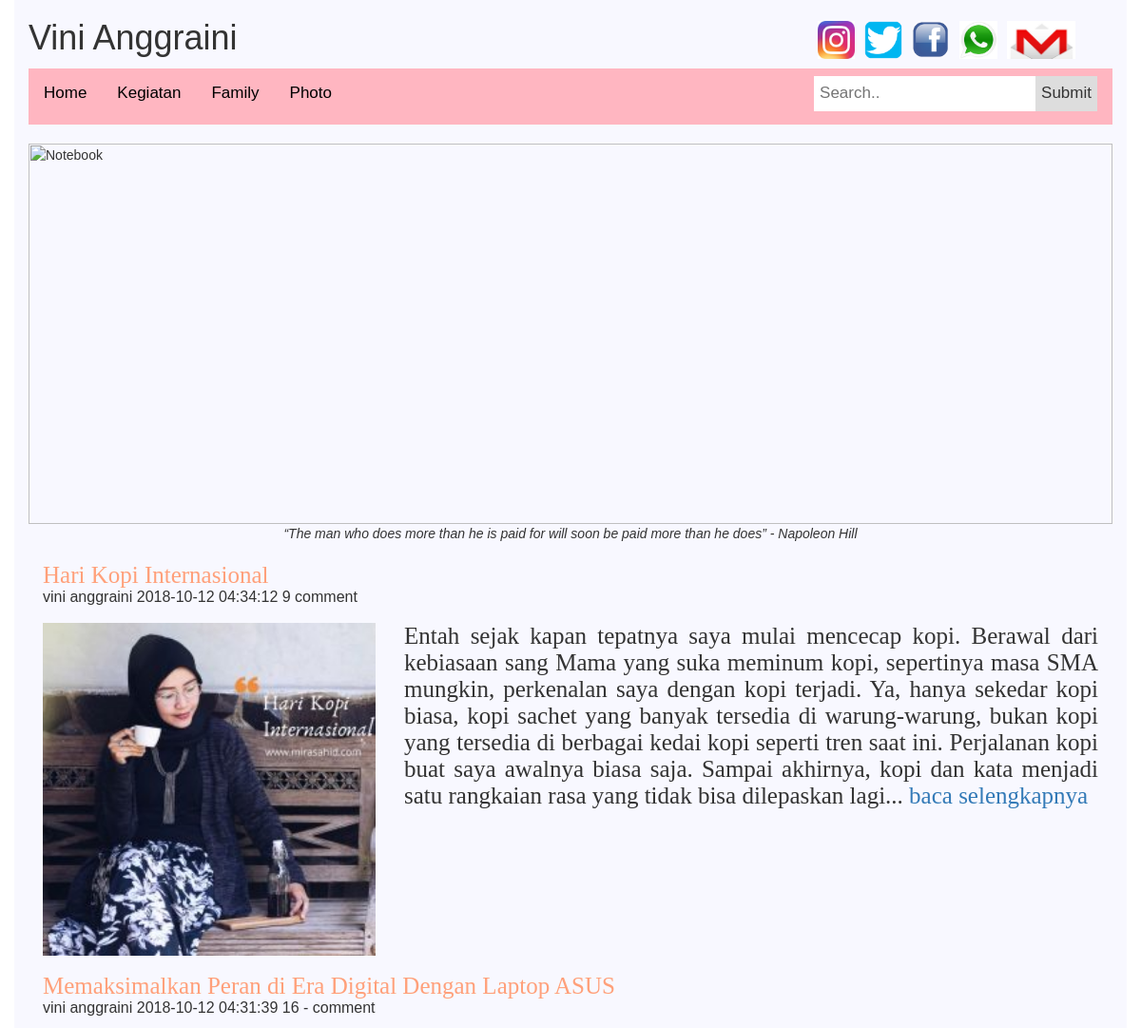
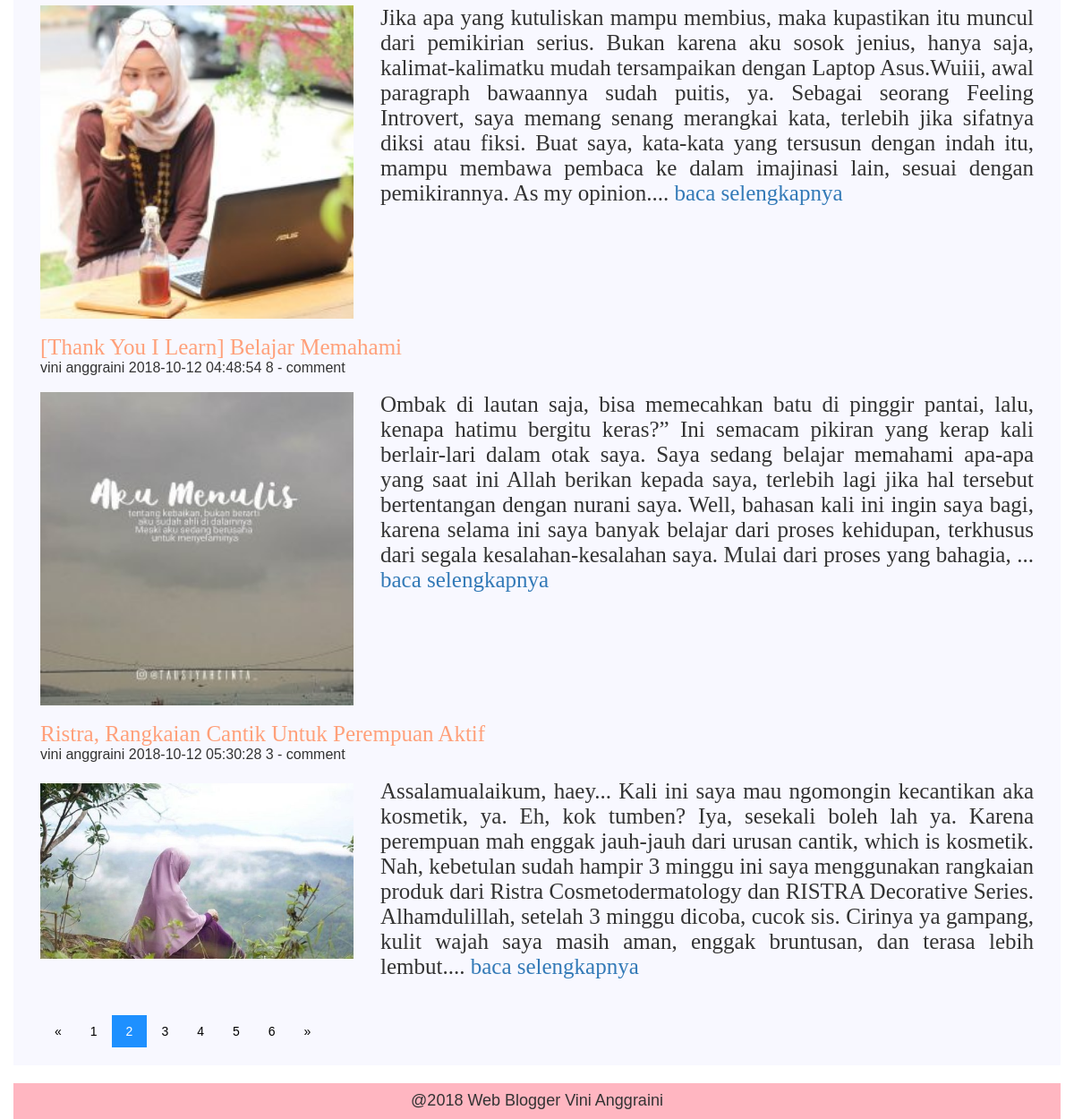
The app's page /home.php with its own data (2 pictures, top to bottom).
### tables this page shows
CREATE TABLE `konten` (
  `id` int(11) NOT NULL,
  `tanggal` timestamp NOT NULL DEFAULT CURRENT_TIMESTAMP ON UPDATE CURRENT_TIMESTAMP,
  `nama` varchar(30) NOT NULL,
  `judul` varchar(125) NOT NULL,
  `comment` varchar(50) NOT NULL,
  `sub_artikel` text NOT NULL,
  `artikel` text NOT NULL
);

### home.php (the view, shortened to what this page needs)
<?php
include_once("config.php");
$result = mysqli_query($mysqli, "SELECT * FROM konten where id=1");
$result2 = mysqli_query($mysqli, "SELECT * FROM konten where id=2");
$result4 = mysqli_query($mysqli, "SELECT * FROM konten where id=4");
$result6 = mysqli_query($mysqli, "SELECT * FROM konten where id=6");
?>
<html>
<head>
  <link rel="stylesheet" href="http://maxcdn.bootstrapcdn.com/bootstrap/3.3.6/css/bootstrap.min.css">
</head>
<body>
<div class="container" style="background-color: #F8F8FF;">
<h1>Vini Anggraini
  	<img src="img/instagram.jpg" style="margin-left: 600px; height: 40px;">
  	<img src="img/twitter.png" style="height: 40px;">
  	<img src="img/facebook.png" style="height: 40px;">
  	<img src="img/whatsap.jpg" style="height: 40px;">
  	<img src="img/email.jpg" style="height: 40px;"></h1>
<div class="topnav" style='background-color: #FFB6C1;'>
  <a class="active" href="#home">Home</a>
  <a href="#Kegiatan">Kegiatan</a>
  <a href="#Family">Family</a>
  <a href="#Photo">Photo</a>
  <div class="search-container">
    <form action="/action_page.php">
      <input type="text" placeholder="Search.." name="search">
      <button type="submit">Submit</button>
    </form>
  </div>
</div>
<br>
<div class="w3-display-container w3-text-white">
  <img src="img/work.jpg" alt="Notebook" style="width:100%; height: 400px">
  <marquee style="text-align: center;"><i>“The man who does more than he is paid for will soon be paid more than he does” -  Napoleon Hill</i></marquee>
</div>
<br>
<div class="container-fluid">
  <div class="row content">
    <div class="col-sm-12">
    <table width="100%" border="0">
    	<?php
    	while($user_data = mysqli_fetch_array($result)) {
        echo "<tr>";
        echo "<td colspan='2'; style='font-size: 25px; color: #FFA07A; font-family: AR JULIAN;'>".$user_data['judul']."</td></tr>";
        echo "<tr>";
        echo "<td>".$user_data['nama']." ".$user_data['tanggal']." ".$user_data['comment']."<br></td></tr>";
        echo "<tr>";
        echo "<td colspan='2'><br></td></tr>";
        echo '<tr>';
        echo "<td style='width: 380px'> <img src='img/kopi.jpeg' style='width: 350px;'>&nbsp &nbsp &nbsp &nbsp &nbsp</td>";
        echo "<td style='vertical-align: top;text-align: justify;font-size: 25px; font-family: Goudy Old Style;'>".$user_data['sub_artikel']."<a href='artikel1.php'> baca selengkapnya </a></td></tr>";
	    }
	    ?>
	    <?php
    	while($user_data = mysqli_fetch_array($result2)) {
        echo "<tr>";
        echo "<td colspan='2'; style='font-size: 25px; color: #FFA07A; font-family: AR JULIAN;'>".$user_data['judul']."</td></tr>";
        echo "<tr>";
        echo "<td>".$user_data['nama']." ".$user_data['tanggal']." ".$user_data['comment']."<br></td></tr>";
        echo "<tr>";
        echo "<td colspan='2'><br></td></tr>";
        echo '<tr>';
        echo "<td style='width: 380px'> <img src='img/asus.jpeg' style='width: 350px;'>&nbsp &nbsp &nbsp &nbsp &nbsp</td>";
        echo "<td style='vertical-align: top;text-align: justify;font-size: 25px; font-family: Goudy Old Style;'>".$user_data['sub_artikel']."<a href='artikel2.php'> baca selengkapnya </a></td></tr>";
	    }
	    ?>
	     <?php
    	while($user_data = mysqli_fetch_array($result4)) {
        echo "<tr>";
        echo "<td colspan='2'; style='font-size: 25px; color: #FFA07A; font-family: AR JULIAN;'>".$user_data['judul']."</td></tr>";
        echo "<tr>";
        echo "<td>".$user_data['nama']." ".$user_data['tanggal']." ".$user_data['comment']."<br></td></tr>";
        echo "<tr>";
        echo "<td colspan='2'><br></td></tr>";
        echo '<tr>';
        echo "<td style='width: 380px'> <img src='img/memahami.jpg' style='width: 350px;'>&nbsp &nbsp &nbsp &nbsp &nbsp</td>";
        echo "<td style='vertical-align: top;text-align: justify;font-size: 25px; font-family: Goudy Old Style;'>".$user_data['sub_artikel']."<a href='artikel3.php'> baca selengkapnya </a></td></tr>";
	    }
	    ?>
	    <?php
    	while($user_data = mysqli_fetch_array($result6)) {
        echo "<tr>";
        echo "<td colspan='2'; style='font-size: 25px; color: #FFA07A; font-family: AR JULIAN;'>".$user_data['judul']."</td></tr>";
        echo "<tr>";
        echo "<td>".$user_data['nama']." ".$user_data['tanggal']." ".$user_data['comment']."<br></td></tr>";
        echo "<tr>";
        echo "<td colspan='2'><br></td></tr>";
        echo '<tr>';
        echo "<td style='width: 380px'> <img src='img/gambar.jpg' style='width: 350px;'>&nbsp &nbsp &nbsp &nbsp &nbsp</td>";
        echo "<td style='vertical-align: top;text-align: justify;font-size: 25px; font-family: Goudy Old Style;'>".$user_data['sub_artikel']."<a href='artikel4.php'> baca selengkapnya </a></td></tr>";
	    }
	    ?>
	    </table>
  <br>
  <div class="pagination">
  <a href="#">&laquo;</a>
  <a href="#">1</a>
  <a class="active" href="#">2</a>
  <a href="#">3</a>
  <a href="#">4</a>
  <a href="#">5</a>
  <a href="#">6</a>
  <a href="#">&raquo;</a>
</div>
</div>
	</div>
</div>
</div>
<br>
<div class="container">
<div class="row">
	<div class="col-sm-12" style="background-color: #FFB6C1; text-align: center; min-height: 30px;">
		<h4>@2018 Web Blogger Vini Anggraini </h4>
	</div>
</div>
</div>
</body>
</html>

### home.php (style rules this page uses)
* { box-sizing: border-box; }
body { margin: 0; font-family: Arial, Helvetica, sans-serif; }
.topnav { overflow: hidden; background-color: #e9e9e9; }
.topnav a { float: left; display: block; color: black; text-align: center; padding: 14px 16px; text-decoration: none; font-size: 17px; }
.topnav a.active { background-color: #FFB6C1;; }
.topnav .search-container { float: right; }
.topnav input[type=text] { padding: 6px; margin-top: 8px; font-size: 17px; border: none; }
.topnav .search-container button { float: right; padding: 6px; margin-top: 8px; margin-right: 16px; background: #ddd; font-size: 17px; border: none; cursor: pointer; }
.container img { vertical-align: middle; }
.pagination a { color: black; float: left; padding: 8px 16px; text-decoration: none; transition: background-color .3s; text-align: }
.pagination a.active { background-color: dodgerblue; color: white; }

### records on screen
konten: judul "Hari Kopi Internasional", nama "vini anggraini", tanggal "2018-10-12 04:34:12", comment "9 comment", sub_artikel "Entah sejak kapan tepatnya saya mulai mencecap kopi. Berawal dari kebiasaan sang Mama yang suka meminum kopi, sepertinya masa SMA mungkin, perkenalan saya dengan kopi terjadi. Ya, hanya sekedar kopi biasa, kopi sachet yang banyak tersedia di warung-warung, bukan kopi yang tersedia di berbagai kedai kopi seperti tren saat ini. Perjalanan kopi buat saya awalnya biasa saja. Sampai akhirnya, kopi dan kata menjadi satu rangkaian rasa yang tidak bisa dilepaskan lagi..."
konten: judul "Memaksimalkan Peran di Era Digital Dengan Laptop ASUS", nama "vini anggraini", tanggal "2018-10-12 04:31:39", comment "16 - comment", sub_artikel "Jika apa yang kutuliskan mampu membius, maka kupastikan itu muncul dari pemikirian serius. Bukan karena aku sosok jenius, hanya saja, kalimat-kalimatku mudah tersampaikan dengan Laptop Asus.Wuiii, awal paragraph bawaannya sudah puitis, ya. Sebagai seorang Feeling Introvert, saya memang senang merangkai kata, terlebih jika sifatnya diksi atau fiksi. Buat saya, kata-kata yang tersusun dengan indah itu, mampu membawa pembaca ke dalam imajinasi lain, sesuai dengan pemikirannya. As my opinion...."
konten: judul "[Thank You I Learn] Belajar Memahami", nama "vini anggraini", tanggal "2018-10-12 04:48:54", comment "8 - comment", sub_artikel "Ombak di lautan saja, bisa memecahkan batu di pinggir pantai, lalu, kenapa hatimu bergitu keras?” Ini semacam pikiran yang kerap kali berlair-lari dalam otak saya. Saya sedang belajar memahami apa-apa yang saat ini Allah berikan kepada saya, terlebih lagi jika hal tersebut bertentangan dengan nurani saya. Well, bahasan kali ini ingin saya bagi, karena selama ini saya banyak belajar dari proses kehidupan, terkhusus dari segala kesalahan-kesalahan saya. Mulai dari proses yang bahagia, ..."
konten: judul "Ristra, Rangkaian Cantik Untuk Perempuan Aktif", nama "vini anggraini", tanggal "2018-10-12 05:30:28", comment "3 - comment", sub_artikel "Assalamualaikum, haey... Kali ini saya mau ngomongin kecantikan aka kosmetik, ya. Eh, kok tumben? Iya, sesekali boleh lah ya. Karena perempuan mah enggak jauh-jauh dari urusan cantik, which is kosmetik. Nah, kebetulan sudah hampir 3 minggu ini saya menggunakan rangkaian produk dari Ristra Cosmetodermatology dan RISTRA Decorative Series. Alhamdulillah, setelah 3 minggu dicoba, cucok sis. Cirinya ya gampang, kulit wajah saya masih aman, enggak bruntusan, dan terasa lebih lembut...."
